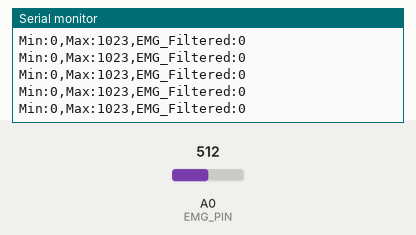
Simulated run of this sketch. Board: Arduino Uno, built with avr-gcc and run on an emulated ATmega328P. Shown: the last lines printed to the serial monitor. The inputs (shaded band) are chosen by the test bench; at power-on: A0 (EMG_PIN) = 512.

Above: at 2.2 s.
2.3 s: A0 (EMG_PIN) set to 716
At 3.1 s:
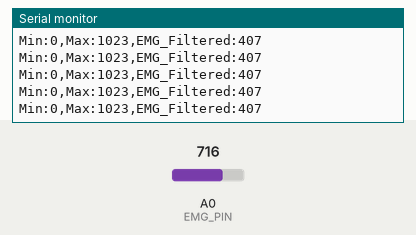
3.8 s: A0 (EMG_PIN) set to 900
At 4.5 s:
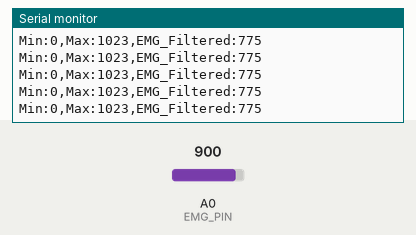
Timing chart, 0 to 6.8 s (numbered marks = the images above; inputs shaded):
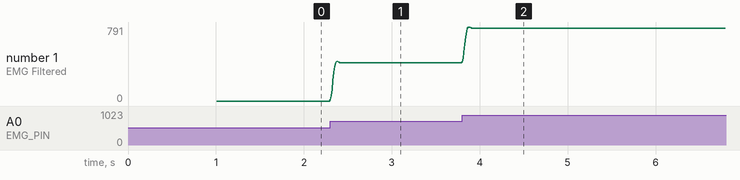

Measured:
- after the input at 2.3 s, the serial monitor: prints a new line at once (image 1)
- after the input at 3.8 s, the serial monitor: prints a new line at once (image 2)
- plotted number 1: 0 → 407 after the input at 2.3 s, 407 → 775 after the input at 3.8 s

The sketch:

myo.ino
```cpp
/*
 * Single-Channel EMG Reader with DSP Filters (Notch + Low-Pass)
 * Designed for KIT0012 Envelope Signal (Fs = 100 Hz)
 */

#define EMG_PIN          A0
#define SAMPLE_RATE_HZ   100     // ADC 10-bit lấy mẫu đúng 100Hz
#define BAUD_RATE        115200

unsigned long lastSampleTime = 0;
const unsigned long SAMPLE_INTERVAL_US = 1000000UL / SAMPLE_RATE_HZ;

// Biến lưu trạng thái cho Bộ lọc Notch IIR (50Hz @ Fs=100Hz)
float notch_x1 = 0, notch_x2 = 0;
float notch_y1 = 0, notch_y2 = 0;

// Biến lưu trạng thái cho Bộ lọc Low-Pass IIR (10Hz Cutoff, Bậc 2)
float lp_x1 = 0, lp_x2 = 0;
float lp_y1 = 0, lp_y2 = 0;

int16_t baseline = 0;

void setup() {
  Serial.begin(BAUD_RATE);
  pinMode(EMG_PIN, INPUT);

  // Cân chỉnh Baseline tự động 1 giây đầu
  long sum = 0;
  for (int i = 0; i < 100; i++) {
    sum += analogRead(EMG_PIN);
    delay(10);
  }
  baseline = sum / 100;
}

void loop() {
  unsigned long now = micros();
  if (now - lastSampleTime >= SAMPLE_INTERVAL_US) {
    lastSampleTime += SAMPLE_INTERVAL_US;

    // 1. Đọc tín hiệu ADC 10-bit raw từ cảm biến
    int16_t rawADC = analogRead(EMG_PIN);

    // Trừ baseline để đưa về mốc 0 khi thả lỏng
    float inputSignal = abs(rawADC - baseline);

    // 2. TẦNG LỌC SỐ 1: Notch Filter IIR (Triệt nhiễu 50Hz)
    // Phương trình sai phân cho Notch 50Hz tại Fs=100Hz: y[n] = x[n] + x[n-2]
    float notchOut = inputSignal + notch_x2;
    notch_x2 = notch_x1;
    notch_x1 = inputSignal;

    // 3. TẦNG LỌC SỐ 2: Butterworth Low-Pass IIR (10Hz Cutoff, Bậc 2)
    // Hệ số IIR Butterworth bão hòa độ mượt, triệt tiêu dao động cơ học
    float b0 = 0.067455, b1 = 0.134910, b2 = 0.067455;
    float a1 = -1.142981, a2 = 0.412802;

    float filteredSignal = b0 * notchOut + b1 * lp_x1 + b2 * lp_x2 - a1 * lp_y1 - a2 * lp_y2;

    // Cập nhật trạng thái bộ lọc Low-Pass
    lp_x2 = lp_x1;
    lp_x1 = notchOut;
    lp_y2 = lp_y1;
    lp_y1 = filteredSignal;

    // Khóa trần dải 0 - 1023
    int outputVal = (int)filteredSignal;
    if (outputVal < 0) outputVal = 0;
    if (outputVal > 1023) outputVal = 1023;

    // Output hiển thị trên Serial Plotter
    Serial.print("Min:0,Max:1023,EMG_Filtered:");
    Serial.println(outputVal);
  }
}
```
